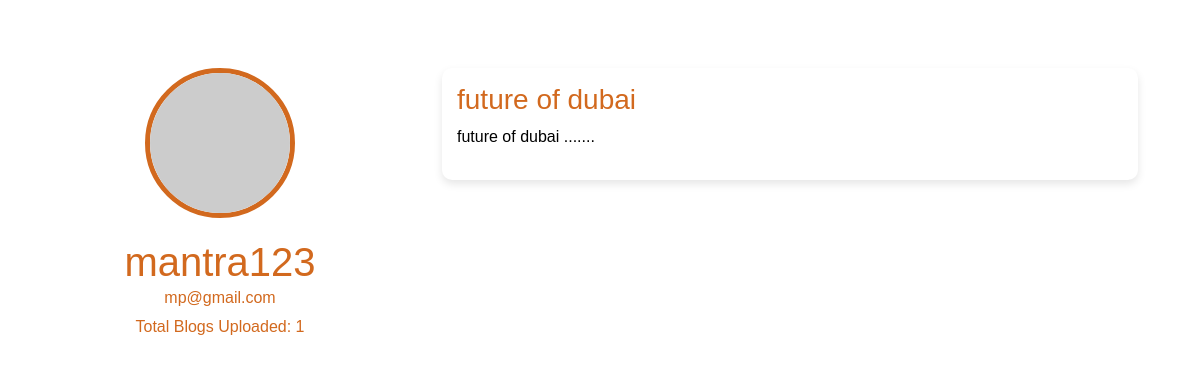
Before: /mantra123/ (signed in) with the older database file.
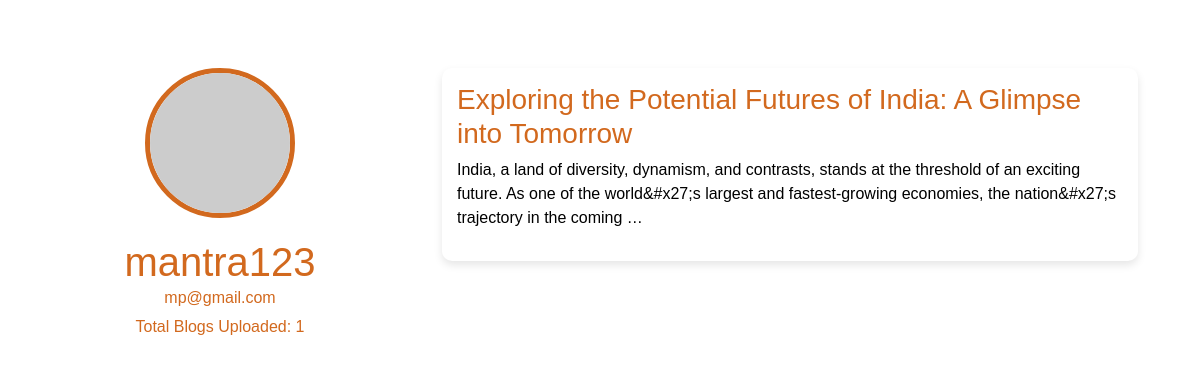
After: the same page with the newer database file.
### myapp/models.py (models this page shows)
class UserBlogs(models.Model):
    blog_id = models.AutoField(primary_key=True)
    Title = models.CharField(max_length=200)
    BlogImages = models.ImageField(upload_to='blogimages/')
    BlogContent = models.TextField()
    author = models.ForeignKey(User, on_delete=models.CASCADE)
    created_at = models.DateTimeField(auto_now_add=True)
    class Meta:
        db_table = 'AllBlogs'

### myapp/views.py (the view)
# urls.py: path('<str:username>/', views.UserProfile, name='profile'),
@login_required
def UserProfile(request, username):
    user = request.user
    user = get_object_or_404(User, username=username)
    blogs = UserBlogs.objects.filter(author=user)
    blog_count = UserBlogs.objects.filter(author=user).count()
    return render(request, 'profile.html', {'blogs':blogs ,'blog_count':blog_count , 'user':user})

### myapp/templates/profile.html (shortened to what this page needs)
<!DOCTYPE html>
<html lang="en">
<head>
    <link href="https://cdn.jsdelivr.net/npm/bootstrap@5.3.0-alpha1/dist/css/bootstrap.min.css" rel="stylesheet"
>
</head>
<body>
    <div class="container py-5">
        <div class="row">
            <div class="col-lg-4">
                <div class="profile-header">
                    <img src="https://via.placeholder.com/150" alt="Profile Picture" class="profile-pic">
                    <div class="profile-info">
                        <h1>{{ user.username }}</h1>
                        <p>{{ user.email }}</p>
                        <p class="stat-label">Total Blogs Uploaded: {{ blog_count }}</p>
                    </div>
                </div>
            </div>
            <div class="col-lg-8">
                <div class="blog-list">
                    {% for blog in blogs %}
                        <a href="{% url 'viewblog' blog_id=blog.blog_id %}">
                            <div class="blog-item" >
                                <h3>{{ blog.Title }}</h3>
                                <p>{{ blog.BlogContent|truncatechars_html:200 }}</p>
                            </div>
                        </a>
                    {% endfor %}
                </div>
            </div>
        </div>
    </div>
</body>
</html>

Changed rows visible on the page:
changed UserBlogs: Title "future of dubai" → "Exploring the Potential Futures of India: A Glimpse into Tomorrow"; BlogContent "future of dubai ......." → "India, a land of diversity, dynamism, and contrasts, stands at the threshold of an exciting future. As one of the world&#x27;s largest and fastest-growing economies, the nation&#x27;s trajectory in the coming …"
